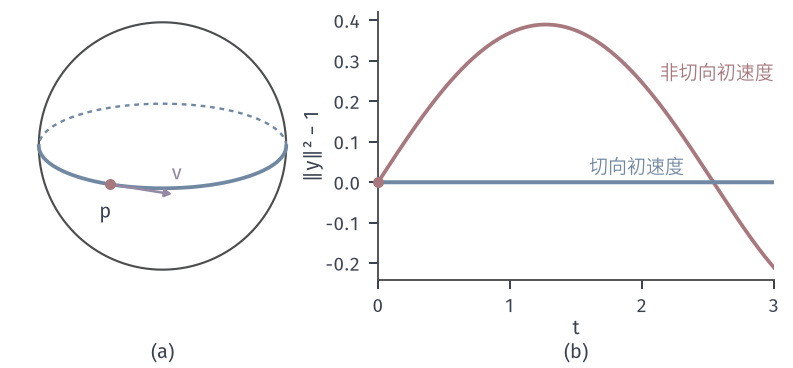

Here is the Python script that generated this plot:
from pathlib import Path
import sys
sys.path.insert(0,str(Path(__file__).resolve().parents[1]/"odeex-common"))
from odeex_common import *
HERE=Path(__file__).resolve().parent

# Ambient ODE y''=-|y'|^2 y on R^3. Tangent start stays on the sphere; a non-tangent start leaves.
fig,axes=figure(width_mm=112,height_mm=52,ncols=2,gridspec_kw={'width_ratios':[1,1.35]})
panel(fig,.02,.975,.965,.24,.2)
def F(t,z):
    y,v=z[:3],z[3:]; return np.concatenate((v,-np.dot(v,v)*y))
z0=np.array([1,0,0,0,1,0.]); T=3.
t,Z=rk4(F,0.,z0,T,6000); c=np.sum(Z[:,:3]**2,axis=1)-1
z1=np.array([1,0,0,.25,1,0.]); t1,Z1=rk4(F,0.,z1,T,6000); c1=np.sum(Z1[:,:3]**2,axis=1)-1
d1=np.sum(Z1[:,:3]*Z1[:,3:],axis=1)
# view: orthographic, camera direction e
az,el=np.radians(25),np.radians(20)
e=np.array([np.cos(el)*np.cos(az),np.cos(el)*np.sin(az),np.sin(el)])
r=np.cross([0,0,1.],e); r/=np.linalg.norm(r); u=np.cross(e,r)
P=lambda y:(y@r,y@u)
ax=axes[0]; th=np.linspace(0,2*np.pi,400); ax.plot(np.cos(th),np.sin(th),color=STROKE,lw=.85,zorder=1)
s=np.linspace(0,2*np.pi,500); C=np.stack((np.cos(s),np.sin(s),0*s),1); vis=C@e>=0
X,Y=P(C); ax.plot(np.where(vis,X,np.nan),np.where(vis,Y,np.nan),color=BLUE,lw=1.5,zorder=3); ax.plot(np.where(~vis,X,np.nan),np.where(~vis,Y,np.nan),color=BLUE,lw=.95,ls=(0,(2,2)),zorder=2)
p=np.array([1,0,0.]); v=np.array([0,1,0.]); px,py=P(p); vx,vy=P(.55*v)
ax.annotate('',xy=(px+vx,py+vy),xytext=(px,py),arrowprops=dict(arrowstyle='-|>,head_width=.16,head_length=.28',color=PURPLE,lw=1.,shrinkA=0,shrinkB=0),zorder=5); dot(ax,px,py)
ax.text(px+vx+.04,py+vy+.12,'v',color=PURPLE,fontsize=8,ha='center'); ax.text(px-.04,py-.14,'p',fontsize=8,ha='center',va='top')
ax.set_xlim(-1.08,1.08); ax.set_ylim(-1.08,1.08); ax.set_aspect('equal'); ax.axis('off')
ax=axes[1]; ax.plot(t1,c1,color=RED,lw=1.5,zorder=3); ax.plot(t,c,color=BLUE,lw=1.6,zorder=4); dot(ax,0,0)
ax.text(1.6,.012,'切向初速度',color=BLUE,fontsize=7.5,ha='left',va='bottom')
ax.text(3.,.27,'非切向初速度',color=RED,fontsize=7.5,ha='right',va='center')
ax.set_xlim(0,3); ax.set_xticks([0,1,2,3]); ax.set_xlabel('t',labelpad=1); ax.set_ylabel('‖y‖² − 1',labelpad=1)
tags(fig,axes)
r=save(fig,HERE,'figure',{'max|c| tangent':float(np.max(abs(c))),'c1 range':[float(c1.min()),float(c1.max())]})
print(r['facts'])
